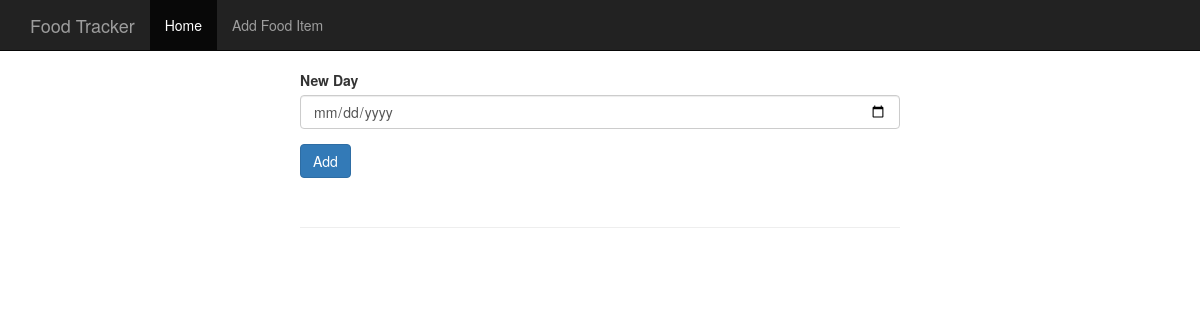
/, run on an earlier commit of the app's database.
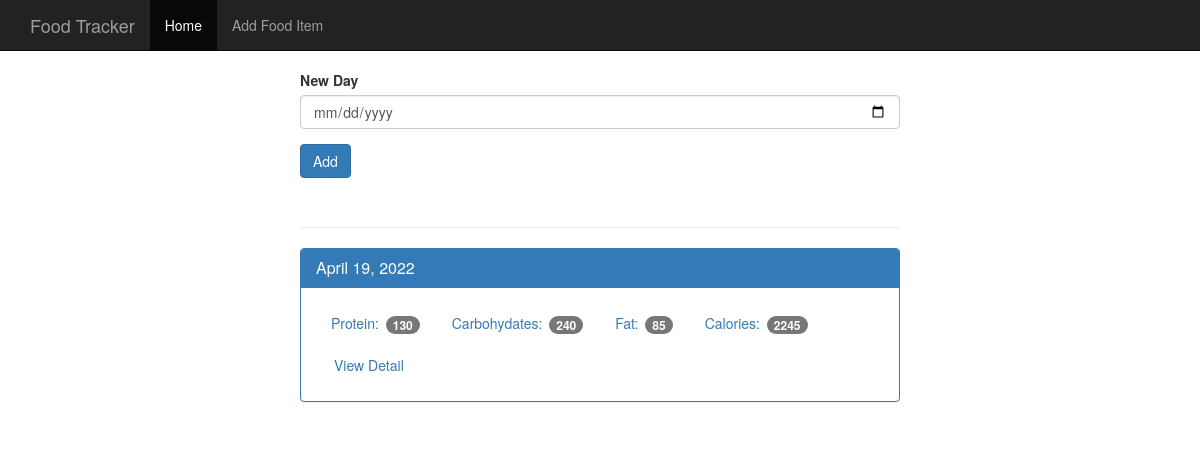
And on a later commit of the database.
### tables this page shows
CREATE TABLE log_date (
    id integer primary key autoincrement,
    entry_date date not null
);

### app.py (the view)
@app.route('/', methods=['POST', 'GET'])
def index():
    db = get_db()
    if request.method == 'POST':
        date = request.form['date'] #assuming the date is in YYYY-MM-DD format
        dt = datetime.strptime(date, '%Y-%m-%d')
        database_date = datetime.strftime(dt, '%Y%m%d')
        db.execute('insert into log_date (entry_date) values (?)', [database_date])
        db.commit()
    cur = db.execute('''select log_date.entry_date, sum(food.protein) as protein, sum(food.carbohydrates) as carbohydrates, sum(food.fat) as fat, sum(food.calories) as calories
                        from log_date
                        join food_date on food_date.log_date_id = log_date.id
                        join food on food.id = food_date.food_id
                        group by log_date.id order by log_date.entry_date desc''')
    results = cur.fetchall()
    date_results = []
    for i in results:
        single_date = {}
        single_date['entry_date'] = i['entry_date']
        single_date['protein'] = i['protein']
        single_date['carbohydrates'] = i['carbohydrates']
        single_date['fat'] = i['fat']
        single_date['calories'] = i['calories']
        d = datetime.strptime(str(i['entry_date']), '%Y%m%d')
        single_date['pretty_date'] = datetime.strftime(d, '%B %d, %Y')
        date_results.append(single_date)
    return render_template('home.html', results=date_results)

### database.py (called while the page is built)
def connect_db():
    sql = sqlite3.connect('C:/Users/JahmaulHolmes/Food_Tracker_App/food_log.db')
    sql.row_factory = sqlite3.Row
    return sql

def get_db():
    if not hasattr(g, 'sqlite_db'):
        g.sqlite_db = connect_db()
    return g.sqlite_db

### templates/home.html
{% extends "base.html" %}
{% block body %}
  <div class="container theme-showcase col-sm-6 col-sm-offset-3" role="main">
    <div class="row">
      <div>
        <form method="POST" action="/">
          <div class="form-group">
            <label for="new-day">New Day</label>
            <input type="date" class="form-control" name="date" id="new-day">
          </div>
          <button type="submit" class="btn btn-primary">Add</button>
        </form>
        <div class="page-header"></div>
        {% for r in results %}
          <div class="panel panel-primary">
            <div class="panel-heading">
              <h3 class="panel-title">{{ r.pretty_date }}</h3>
            </div>
            <div class="panel-body">
              <ul class="nav nav-pills" role="tablist">
                <li><a>Protein: <span class="badge">{{ r.protein }}</span></a></li>
                <li><a>Carbohydates: <span class="badge">{{ r.carbohydrates }}</span></a></li>
                <li><a>Fat: <span class="badge">{{ r.fat }}</span></a></li>
                <li><a>Calories: <span class="badge">{{ r.calories }}</span></a></li>
                <li><a href={{url_for('view', date=r.entry_date)}} type="button" class="btn btn-link">View Detail</a></li>
              </ul>
            </div>
          </div>
        {% endfor %}
      </div>
    </div>
  </div>
{% endblock %}

What changed in the data, as far as the page shows it:
added log_date: pretty_date "April 19, 2022", protein "130", carbohydrates "240", fat "85", calories "2245"
